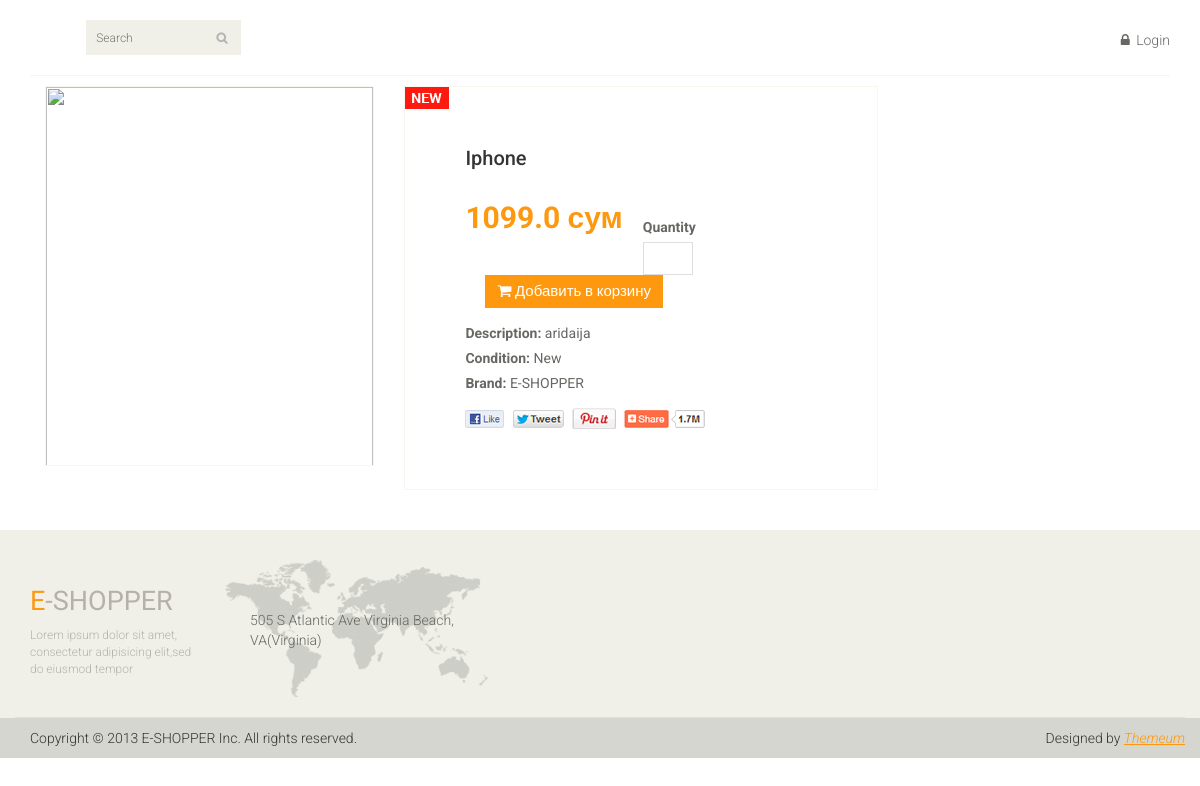
Page /product/Iphone/1 on the committed database.
### catalog/models.py (models this page shows, shortened)
class Product(models.Model):
    object = models.Model
    name = models.CharField(max_length=60)
    description = models.CharField(max_length=150)
    product_amount = models.IntegerField()
    price = models.FloatField()
    product_image = models.ImageField(null=True, blank=True, upload_to='media')
    reviews = models.FloatField()
    category_name = models.ForeignKey(Category, on_delete=models.CASCADE)
    added_date = models.DateTimeField(auto_now_add=True)

### catalog/views.py (the view)
# urls.py: path('product/<str:name>/<int:pk>', views.get_exact_product),
def get_exact_product(request, name, pk):
    exact_product = models.Product.objects.get(name=name,id=pk)
    context = {"product": exact_product}
    return render(request, 'product.html', context)

### catalog/templates/product.html (shortened to what this page needs)
{% extends 'index.html' %}
{% load static %}
{% block content %}
<section>
    <div class="container">
        <div class="row">
            <div class="col-sm-9 padding-right">
            <div class="product-details">
                <div class="col-sm-5">
                    <div class="view-product">
                        <img src="/{{ product.product_image }}" alt="" />
                    </div>
                </div>
                <div class="col-sm-7">
                    <div class="product-information">
                        <img src="{% static 'images/product-details/new.jpg' %}" class="newarrival" alt="" />
                        <h2>{{ product.name }}</h2>
                        <span>
                            <span>{{ product.price }} сум</span><br>
                            <label>Quantity</label><br>
                            <form method="POST" action="/add-product-to-cart/{{ product.id }}">
                                <input type="number" name="pr_count" min="1" max="{{ product.product_amount }}">
                                <button type="submit" class="btn btn-fefault cart">
                                    <i class="fa fa-shopping-cart"></i>
                                          Добавить в корзину
                                </button>
                            </form>
                        </span>
                        <p><b>Description:</b> {{ product.description }}</p>
                        <p><b>Condition:</b> New</p>
                        <p><b>Brand:</b> E-SHOPPER</p>
                        <a href=""><img src="images/product-details/share.png" class="share img-responsive"  alt="" /></a>
                    </div>
                </div>
            </div>
        </div>
        </div>
    </div>
</section>
{% endblock content %}

### catalog/static/css/main.css (style rules this page uses)
body { font-family: 'Roboto', sans-serif; background:; position: relative; font-weight:400px; }
a { -webkit-transition: 300ms; -moz-transition: 300ms; -o-transition: 300ms; transition: 300ms; }
h1, h2, h3, h4, h5, h6 { font-family: 'Roboto', sans-serif; }
.padding-right { padding-right: 0; }
.product-details { overflow:hidden; }
.product-details { margin-bottom: 40px; overflow: hidden; margin-top: 10px; }
.view-product { position: relative; }
.view-product img { border: 1px solid #F7F7F0; height: 380px; width: 100%; }
.product-information { border: 1px solid #F7F7F0; overflow: hidden; padding-bottom: 60px; padding-left: 60px; padding-top: 60px; position: relative; }
.newarrival { position:absolute; top:0; left:0 }
.product-information h2 { color: #363432; font-family: 'Roboto', sans-serif; font-size: 20px; margin-top: 0; }
.product-information p { color: #696763; font-family: 'Roboto', sans-serif; margin-bottom: 5px; }
.product-information span { display: inline-block; margin-bottom: 8px; margin-top: 18px; }
.product-information span span { color: #FE980F; float: left; font-family: 'Roboto', sans-serif; font-size: 30px; font-weight: 700; margin-right: 20px; margin-top: 0px; }
.product-information span input { border: 1px solid #DEDEDC; color: #696763; font-family: 'Roboto', sans-serif; font-size: 20px; font-weight: 700; height: 33px; outline: medium none; text-align: center; width: 50px; }
.product-information span label { color: #696763; font-family: 'Roboto', sans-serif; font-weight: 700; margin-bottom: 5px; }
.share { margin-top: 15px; }
.cart { background: #FE980F; border: 0 none; border-radius: 0; color: #FFFFFF; font-family: 'Roboto', sans-serif; font-size: 15px; margin-bottom: 7px; margin-left: 20px; }

### rows in the picture
Product: name "Iphone", price "1099.0", description "aridaija"
